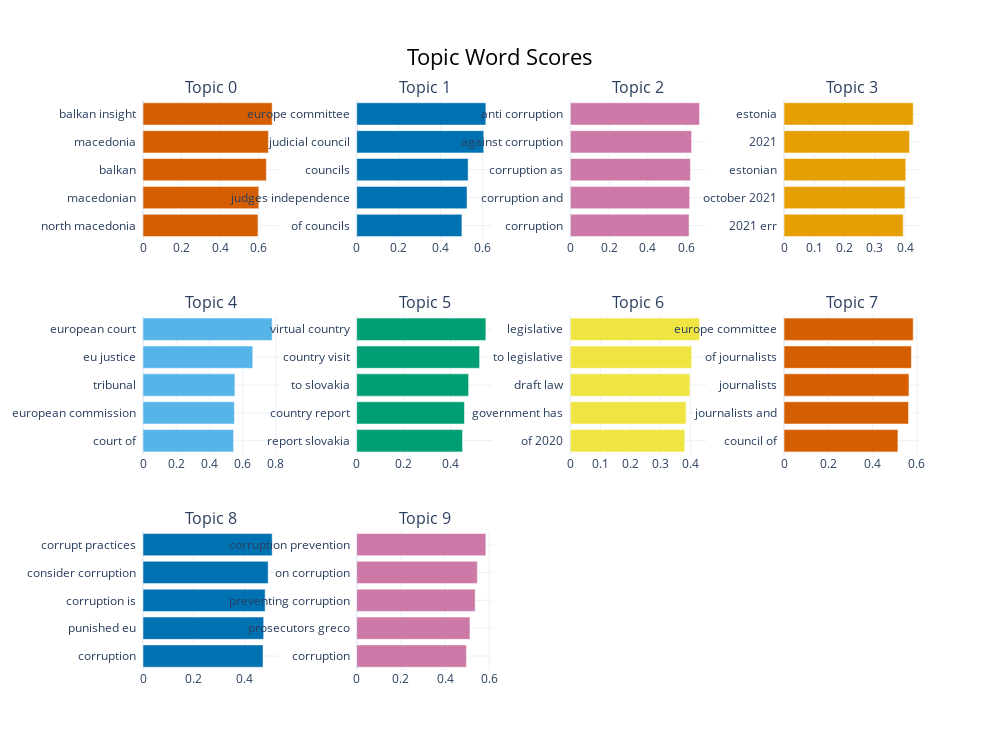

Here is the notebook cell this chart was saved with:
### Code cell
# visualize topic words/n_grams
fig = topic_model.visualize_barchart(top_n_topics=10)
fig.show()

### Figure 1 — Plotly figure (JSON) as saved in the notebook; plotly's stock layout.template omitted (floating-point values rounded to 4 significant figures)
{"data": [{"marker": {"color": "#D55E00"}, "orientation": "h", "type": "bar", "x": [0.5962, 0.6005, 0.6399, 0.6503, 0.6699], "xaxis": "x", "y": ["north macedonia  ", "macedonian  ", "balkan  ", "macedonia  ", "balkan insight  "], "yaxis": "y"}, {"marker": {"color": "#0072B2"}, "orientation": "h", "type": "bar", "x": [0.5012, 0.5256, 0.5308, 0.6053, 0.6153], "xaxis": "x2", "y": ["of councils  ", "judges independence  ", "councils  ", "judicial council  ", "europe committee  "], "yaxis": "y2"}, {"marker": {"color": "#CC79A7"}, "orientation": "h", "type": "bar", "x": [0.6134, 0.6166, 0.6203, 0.6264, 0.6674], "xaxis": "x3", "y": ["corruption  ", "corruption and  ", "corruption as  ", "against corruption  ", "anti corruption  "], "yaxis": "y3"}, {"marker": {"color": "#E69F00"}, "orientation": "h", "type": "bar", "x": [0.3935, 0.3993, 0.4021, 0.4143, 0.4266], "xaxis": "x4", "y": ["2021 err  ", "october 2021  ", "estonian  ", "2021  ", "estonia  "], "yaxis": "y4"}, {"marker": {"color": "#56B4E9"}, "orientation": "h", "type": "bar", "x": [0.5453, 0.5502, 0.5533, 0.661, 0.7777], "xaxis": "x5", "y": ["court of  ", "european commission  ", "tribunal  ", "eu justice  ", "european court  "], "yaxis": "y5"}, {"marker": {"color": "#009E73"}, "orientation": "h", "type": "bar", "x": [0.4514, 0.4596, 0.4773, 0.5242, 0.5508], "xaxis": "x6", "y": ["report slovakia  ", "country report  ", "to slovakia  ", "country visit  ", "virtual country  "], "yaxis": "y6"}, {"marker": {"color": "#F0E442"}, "orientation": "h", "type": "bar", "x": [0.3812, 0.3856, 0.3983, 0.4045, 0.4304], "xaxis": "x7", "y": ["of 2020  ", "government has  ", "draft law  ", "to legislative  ", "legislative  "], "yaxis": "y7"}, {"marker": {"color": "#D55E00"}, "orientation": "h", "type": "bar", "x": [0.5145, 0.5624, 0.5644, 0.5753, 0.5835], "xaxis": "x8", "y": ["council of  ", "journalists and  ", "journalists  ", "of journalists  ", "europe committee  "], "yaxis": "y8"}, {"marker": {"color": "#0072B2"}, "orientation": "h", "type": "bar", "x": [0.4709, 0.4734, 0.4793, 0.491, 0.5068], "xaxis": "x9", "y": ["corruption  ", "punished eu  ", "corruption is  ", "consider corruption  ", "corrupt practices  "], "yaxis": "y9"}, {"marker": {"color": "#CC79A7"}, "orientation": "h", "type": "bar", "x": [0.4965, 0.5124, 0.536, 0.5458, 0.5844], "xaxis": "x10", "y": ["corruption  ", "prosecutors greco  ", "preventing corruption  ", "on corruption  ", "corruption prevention  "], "yaxis": "y10"}], "layout": {"annotations": [{"font": {"size": 16}, "showarrow": false, "text": "Topic 0", "x": 0.0875, "xanchor": "center", "xref": "paper", "y": 1, "yanchor": "bottom", "yref": "paper"}, {"font": {"size": 16}, "showarrow": false, "text": "Topic 1", "x": 0.3625, "xanchor": "center", "xref": "paper", "y": 1, "yanchor": "bottom", "yref": "paper"}, {"font": {"size": 16}, "showarrow": false, "text": "Topic 2", "x": 0.6375, "xanchor": "center", "xref": "paper", "y": 1, "yanchor": "bottom", "yref": "paper"}, {"font": {"size": 16}, "showarrow": false, "text": "Topic 3", "x": 0.9125, "xanchor": "center", "xref": "paper", "y": 1, "yanchor": "bottom", "yref": "paper"}, {"font": {"size": 16}, "showarrow": false, "text": "Topic 4", "x": 0.0875, "xanchor": "center", "xref": "paper", "y": 0.6222, "yanchor": "bottom", "yref": "paper"}, {"font": {"size": 16}, "showarrow": false, "text": "Topic 5", "x": 0.3625, "xanchor": "center", "xref": "paper", "y": 0.6222, "yanchor": "bottom", "yref": "paper"}, {"font": {"size": 16}, "showarrow": false, "text": "Topic 6", "x": 0.6375, "xanchor": "center", "xref": "paper", "y": 0.6222, "yanchor": "bottom", "yref": "paper"}, {"font": {"size": 16}, "showarrow": false, "text": "Topic 7", "x": 0.9125, "xanchor": "center", "xref": "paper", "y": 0.6222, "yanchor": "bottom", "yref": "paper"}, {"font": {"size": 16}, "showarrow": false, "text": "Topic 8", "x": 0.0875, "xanchor": "center", "xref": "paper", "y": 0.2444, "yanchor": "bottom", "yref": "paper"}, {"font": {"size": 16}, "showarrow": false, "text": "Topic 9", "x": 0.3625, "xanchor": "center", "xref": "paper", "y": 0.2444, "yanchor": "bottom", "yref": "paper"}], "height": 750, "hoverlabel": {"bgcolor": "white", "font": {"family": "Rockwell", "size": 16}}, "showlegend": false, "title": {"font": {"color": "Black", "size": 22}, "text": "Topic Word Scores", "x": 0.5, "xanchor": "center", "yanchor": "top"}, "width": 1000, "xaxis": {"anchor": "y", "autorange": true, "domain": [0, 0.175], "range": [0, 0.7052], "showgrid": true, "type": "linear"}, "xaxis10": {"anchor": "y10", "autorange": true, "domain": [0.275, 0.45], "range": [0, 0.6151], "showgrid": true, "type": "linear"}, "xaxis11": {"anchor": "y11", "domain": [0.55, 0.725], "showgrid": true}, "xaxis12": {"anchor": "y12", "domain": [0.825, 1], "showgrid": true}, "xaxis2": {"anchor": "y2", "autorange": true, "domain": [0.275, 0.45], "range": [0, 0.6477], "showgrid": true, "type": "linear"}, "xaxis3": {"anchor": "y3", "autorange": true, "domain": [0.55, 0.725], "range": [0, 0.7026], "showgrid": true, "type": "linear"}, "xaxis4": {"anchor": "y4", "autorange": true, "domain": [0.825, 1], "range": [0, 0.449], "showgrid": true, "type": "linear"}, "xaxis5": {"anchor": "y5", "autorange": true, "domain": [0, 0.175], "range": [0, 0.8187], "showgrid": true, "type": "linear"}, "xaxis6": {"anchor": "y6", "autorange": true, "domain": [0.275, 0.45], "range": [0, 0.5798], "showgrid": true, "type": "linear"}, "xaxis7": {"anchor": "y7", "autorange": true, "domain": [0.55, 0.725], "range": [0, 0.4531], "showgrid": true, "type": "linear"}, "xaxis8": {"anchor": "y8", "autorange": true, "domain": [0.825, 1], "range": [0, 0.6142], "showgrid": true, "type": "linear"}, "xaxis9": {"anchor": "y9", "autorange": true, "domain": [0, 0.175], "range": [0, 0.5335], "showgrid": true, "type": "linear"}, "yaxis": {"anchor": "x", "autorange": true, "domain": [0.7556, 1], "range": [-0.5, 4.5], "showgrid": true, "type": "category"}, "yaxis10": {"anchor": "x10", "autorange": true, "domain": [0, 0.2444], "range": [-0.5, 4.5], "showgrid": true, "type": "category"}, "yaxis11": {"anchor": "x11", "domain": [0, 0.2444], "showgrid": true}, "yaxis12": {"anchor": "x12", "domain": [0, 0.2444], "showgrid": true}, "yaxis2": {"anchor": "x2", "autorange": true, "domain": [0.7556, 1], "range": [-0.5, 4.5], "showgrid": true, "type": "category"}, "yaxis3": {"anchor": "x3", "autorange": true, "domain": [0.7556, 1], "range": [-0.5, 4.5], "showgrid": true, "type": "category"}, "yaxis4": {"anchor": "x4", "autorange": true, "domain": [0.7556, 1], "range": [-0.5, 4.5], "showgrid": true, "type": "category"}, "yaxis5": {"anchor": "x5", "autorange": true, "domain": [0.3778, 0.6222], "range": [-0.5, 4.5], "showgrid": true, "type": "category"}, "yaxis6": {"anchor": "x6", "autorange": true, "domain": [0.3778, 0.6222], "range": [-0.5, 4.5], "showgrid": true, "type": "category"}, "yaxis7": {"anchor": "x7", "autorange": true, "domain": [0.3778, 0.6222], "range": [-0.5, 4.5], "showgrid": true, "type": "category"}, "yaxis8": {"anchor": "x8", "autorange": true, "domain": [0.3778, 0.6222], "range": [-0.5, 4.5], "showgrid": true, "type": "category"}, "yaxis9": {"anchor": "x9", "autorange": true, "domain": [0, 0.2444], "range": [-0.5, 4.5], "showgrid": true, "type": "category"}}}
